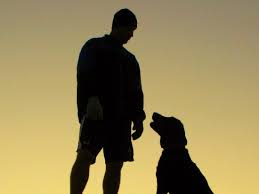
#> input picture 4_object_count/md.jpeg, 259 x 194 px
$ python count.py
#> lines starting #> are read from the running program, lines starting #| are printed output that depends on the picture; after the words box and inside, x2 and y2 are one past the last pixel; in counts of white or black regions, pixels touching at a corner belong together
import cv2
import numpy as np

original=cv2.imread("md.jpeg")
#> original is the input picture: shape (194, 259, 3); mean B, G, R 87.3, 131.8, 147.2

gray_im = cv2.cvtColor(original, cv2.COLOR_BGR2GRAY)
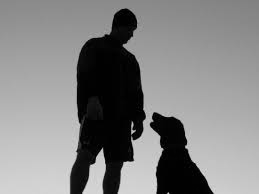
#> gray_im: shape (194, 259); min 0, max 224, mean 131.4

gray_correct = np.array(255 * (gray_im / 255) ** 1.2 , dtype='uint8')

# gray_equ = cv2.equalizeHist(gray_im)


thresh = cv2.adaptiveThreshold(gray_correct, 255, cv2.ADAPTIVE_THRESH_GAUSSIAN_C, cv2.THRESH_BINARY, 255, 19)
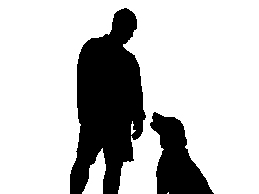
#> thresh: shape (194, 259); 76.6% white; 2 black regions, box (x1, y1, x2, y2) and area: (70, 8, 146, 194) 8963, (150, 112, 214, 194) 2811
thresh = cv2.bitwise_not(thresh)


kernel = np.ones((15,15), np.uint8)
img_dilation = cv2.dilate(thresh, kernel, iterations=0)
# img_erode = cv2.erode(img_dilation,kernel, iterations=1)

img_erode = cv2.medianBlur(img_dilation, 9)
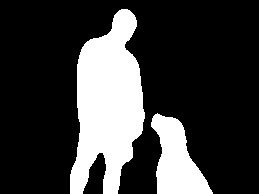
#> img_erode: shape (194, 259); 23.5% white; 2 white regions, box (x1, y1, x2, y2) and area: (70, 9, 145, 194) 9002, (151, 113, 213, 194) 2800

ret, labels = cv2.connectedComponents(img_erode)
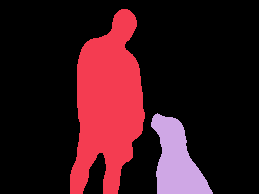
#> labels: shape (194, 259) int32; 3 distinct labels, from 0 to 2; one colour per label, 0 black
#> ret = 3
label_hue = np.uint8(179 * labels / np.max(labels))
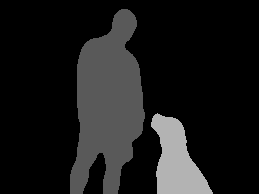
#> label_hue: shape (194, 259); min 0, max 179, mean 25.9
blank_ch = 255 * np.ones_like(label_hue)
labeled_img = cv2.merge([label_hue, blank_ch, blank_ch])
labeled_img = cv2.cvtColor(labeled_img, cv2.COLOR_HSV2BGR)
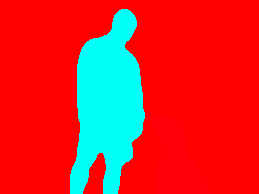
#> labeled_img: shape (194, 259, 3); mean B, G, R 44.5, 45.7, 209.3
labeled_img[label_hue == 0] = 0
font = cv2.FONT_HERSHEY_SIMPLEX
labeled_img=cv2.putText(labeled_img, "Count = {}".format(ret-1), (10, 40), font, 0.5, (0, 255, 0), 1, cv2.LINE_AA)
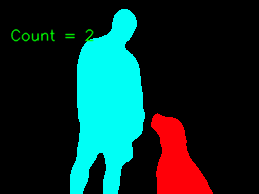
#> labeled_img: shape (194, 259, 3); mean B, G, R 44.5, 46.6, 14.2
print('objects number is:', ret-1)
#| objects number is: 2

cv2.imshow('gra',labeled_img)


cv2.waitKey(0)
cv2.destroyAllWindows()
